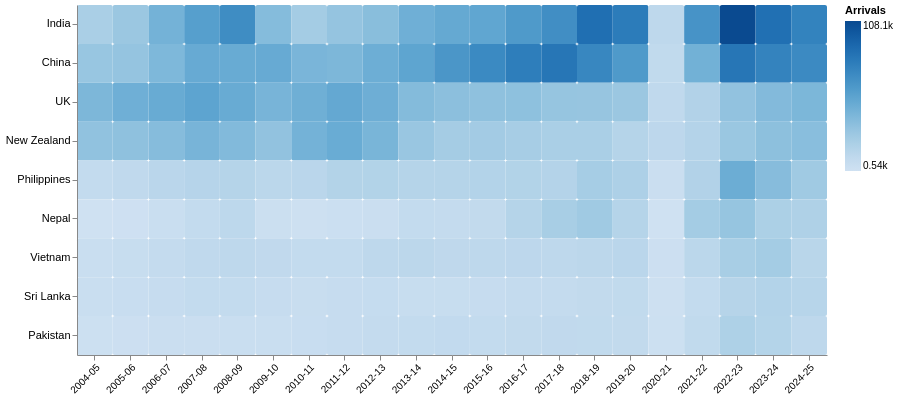

Specify this chart in Vega-Lite:
### Vega-Lite specification from a JSON file in a GitHub repository (floating-point values rounded to 4 significant figures; data arrays with more than 128 entries replaced by an {"elided": "..."} marker saying what was removed)
{"$schema": "https://vega.github.io/schema/vega-lite/v5.json", "width": 750, "height": 350, "background": "#ffffff", "config": {"view": {"stroke": null}}, "data": {"values": {"elided": "189 records"}}, "mark": {"type": "rect", "cornerRadius": 2}, "encoding": {"x": {"field": "year", "type": "ordinal", "axis": {"labelAngle": -45, "title": null, "labelFontSize": 10}}, "y": {"field": "country", "type": "nominal", "sort": ["India", "China", "UK", "New Zealand", "Philippines", "Nepal", "Vietnam", "Sri Lanka", "Pakistan"], "axis": {"title": null, "labelFontSize": 11}}, "color": {"field": "arrivals", "type": "quantitative", "scale": {"scheme": "blues"}, "legend": {"title": "Arrivals", "labelExpr": "(datum.value/1000) + 'k'", "orient": "right", "direction": "vertical", "gradientLength": 150}}, "tooltip": [{"field": "country", "title": "Country"}, {"field": "year", "title": "Year"}, {"field": "arrivals", "title": "Arrivals", "format": ","}]}}
